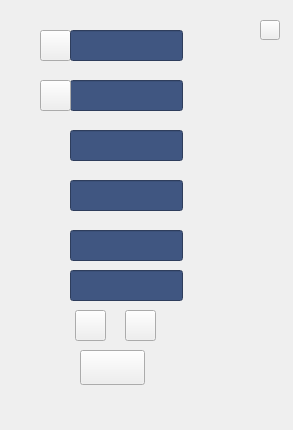
<?xml version="1.0" encoding="UTF-8"?>
<ui version="4.0">
 <class>widget3_7</class>
 <widget class="QWidget" name="widget3_7">
  <property name="geometry">
   <rect>
    <x>0</x>
    <y>0</y>
    <width>293</width>
    <height>430</height>
   </rect>
  </property>
  <property name="windowTitle">
   <string>Form</string>
  </property>
  <widget class="QFrame" name="frame">
   <property name="geometry">
    <rect>
     <x>0</x>
     <y>0</y>
     <width>293</width>
     <height>430</height>
    </rect>
   </property>
   <property name="frameShape">
    <enum>QFrame::NoFrame</enum>
   </property>
   <property name="frameShadow">
    <enum>QFrame::Plain</enum>
   </property>
   <property name="lineWidth">
    <number>0</number>
   </property>
   <widget class="MyLineEdit" name="edit_4">
    <property name="geometry">
     <rect>
      <x>70</x>
      <y>180</y>
      <width>113</width>
      <height>31</height>
     </rect>
    </property>
    <property name="sizePolicy">
     <sizepolicy hsizetype="Ignored" vsizetype="Ignored">
      <horstretch>0</horstretch>
      <verstretch>0</verstretch>
     </sizepolicy>
    </property>
    <property name="font">
     <font>
      <family>微软雅黑</family>
      <pointsize>12</pointsize>
     </font>
    </property>
    <property name="styleSheet">
     <string notr="true">color: rgb(255, 255, 255);
background-color: rgb(64, 86, 129);</string>
    </property>
    <property name="alignment">
     <set>Qt::AlignRight|Qt::AlignTrailing|Qt::AlignVCenter</set>
    </property>
   </widget>
   <widget class="MyLineEdit" name="edit_2">
    <property name="geometry">
     <rect>
      <x>70</x>
      <y>80</y>
      <width>113</width>
      <height>31</height>
     </rect>
    </property>
    <property name="sizePolicy">
     <sizepolicy hsizetype="Ignored" vsizetype="Ignored">
      <horstretch>0</horstretch>
      <verstretch>0</verstretch>
     </sizepolicy>
    </property>
    <property name="font">
     <font>
      <family>微软雅黑</family>
      <pointsize>12</pointsize>
     </font>
    </property>
    <property name="styleSheet">
     <string notr="true">color: rgb(255, 255, 255);
background-color: rgb(64, 86, 129);</string>
    </property>
    <property name="alignment">
     <set>Qt::AlignRight|Qt::AlignTrailing|Qt::AlignVCenter</set>
    </property>
   </widget>
   <widget class="QPushButton" name="bt_l_2">
    <property name="geometry">
     <rect>
      <x>40</x>
      <y>80</y>
      <width>31</width>
      <height>31</height>
     </rect>
    </property>
    <property name="sizePolicy">
     <sizepolicy hsizetype="Ignored" vsizetype="Ignored">
      <horstretch>0</horstretch>
      <verstretch>0</verstretch>
     </sizepolicy>
    </property>
    <property name="text">
     <string/>
    </property>
   </widget>
   <widget class="MyLineEdit" name="edit_3">
    <property name="geometry">
     <rect>
      <x>70</x>
      <y>130</y>
      <width>113</width>
      <height>31</height>
     </rect>
    </property>
    <property name="sizePolicy">
     <sizepolicy hsizetype="Ignored" vsizetype="Ignored">
      <horstretch>0</horstretch>
      <verstretch>0</verstretch>
     </sizepolicy>
    </property>
    <property name="font">
     <font>
      <family>微软雅黑</family>
      <pointsize>12</pointsize>
     </font>
    </property>
    <property name="styleSheet">
     <string notr="true">color: rgb(255, 255, 255);
background-color: rgb(64, 86, 129);</string>
    </property>
    <property name="alignment">
     <set>Qt::AlignRight|Qt::AlignTrailing|Qt::AlignVCenter</set>
    </property>
   </widget>
   <widget class="MyLineEdit" name="edit_5">
    <property name="geometry">
     <rect>
      <x>70</x>
      <y>230</y>
      <width>113</width>
      <height>31</height>
     </rect>
    </property>
    <property name="sizePolicy">
     <sizepolicy hsizetype="Ignored" vsizetype="Ignored">
      <horstretch>0</horstretch>
      <verstretch>0</verstretch>
     </sizepolicy>
    </property>
    <property name="font">
     <font>
      <family>微软雅黑</family>
      <pointsize>12</pointsize>
     </font>
    </property>
    <property name="styleSheet">
     <string notr="true">color: rgb(255, 255, 255);
background-color: rgb(64, 86, 129);</string>
    </property>
    <property name="alignment">
     <set>Qt::AlignRight|Qt::AlignTrailing|Qt::AlignVCenter</set>
    </property>
   </widget>
   <widget class="QPushButton" name="bt_l_1">
    <property name="geometry">
     <rect>
      <x>40</x>
      <y>30</y>
      <width>31</width>
      <height>31</height>
     </rect>
    </property>
    <property name="sizePolicy">
     <sizepolicy hsizetype="Ignored" vsizetype="Ignored">
      <horstretch>0</horstretch>
      <verstretch>0</verstretch>
     </sizepolicy>
    </property>
    <property name="text">
     <string/>
    </property>
   </widget>
   <widget class="MyLineEdit" name="edit_1">
    <property name="geometry">
     <rect>
      <x>70</x>
      <y>30</y>
      <width>113</width>
      <height>31</height>
     </rect>
    </property>
    <property name="sizePolicy">
     <sizepolicy hsizetype="Ignored" vsizetype="Ignored">
      <horstretch>0</horstretch>
      <verstretch>0</verstretch>
     </sizepolicy>
    </property>
    <property name="font">
     <font>
      <family>微软雅黑</family>
      <pointsize>12</pointsize>
     </font>
    </property>
    <property name="styleSheet">
     <string notr="true">color: rgb(255, 255, 255);
background-color: rgb(64, 86, 129);</string>
    </property>
    <property name="alignment">
     <set>Qt::AlignRight|Qt::AlignTrailing|Qt::AlignVCenter</set>
    </property>
   </widget>
   <widget class="QPushButton" name="bt_b_0">
    <property name="geometry">
     <rect>
      <x>80</x>
      <y>350</y>
      <width>65</width>
      <height>35</height>
     </rect>
    </property>
    <property name="sizePolicy">
     <sizepolicy hsizetype="Ignored" vsizetype="Ignored">
      <horstretch>0</horstretch>
      <verstretch>0</verstretch>
     </sizepolicy>
    </property>
    <property name="text">
     <string/>
    </property>
   </widget>
   <widget class="QPushButton" name="bt_close">
    <property name="geometry">
     <rect>
      <x>260</x>
      <y>20</y>
      <width>20</width>
      <height>20</height>
     </rect>
    </property>
    <property name="sizePolicy">
     <sizepolicy hsizetype="Ignored" vsizetype="Ignored">
      <horstretch>0</horstretch>
      <verstretch>0</verstretch>
     </sizepolicy>
    </property>
    <property name="text">
     <string/>
    </property>
   </widget>
   <widget class="QPushButton" name="bt_clock">
    <property name="geometry">
     <rect>
      <x>125</x>
      <y>310</y>
      <width>31</width>
      <height>31</height>
     </rect>
    </property>
    <property name="sizePolicy">
     <sizepolicy hsizetype="Ignored" vsizetype="Ignored">
      <horstretch>0</horstretch>
      <verstretch>0</verstretch>
     </sizepolicy>
    </property>
    <property name="focusPolicy">
     <enum>Qt::NoFocus</enum>
    </property>
    <property name="text">
     <string/>
    </property>
   </widget>
   <widget class="QPushButton" name="bt_anticlock">
    <property name="geometry">
     <rect>
      <x>75</x>
      <y>310</y>
      <width>31</width>
      <height>31</height>
     </rect>
    </property>
    <property name="sizePolicy">
     <sizepolicy hsizetype="Ignored" vsizetype="Ignored">
      <horstretch>0</horstretch>
      <verstretch>0</verstretch>
     </sizepolicy>
    </property>
    <property name="focusPolicy">
     <enum>Qt::NoFocus</enum>
    </property>
    <property name="text">
     <string/>
    </property>
   </widget>
   <widget class="MyLineEdit" name="edit_6">
    <property name="geometry">
     <rect>
      <x>70</x>
      <y>270</y>
      <width>113</width>
      <height>31</height>
     </rect>
    </property>
    <property name="sizePolicy">
     <sizepolicy hsizetype="Ignored" vsizetype="Ignored">
      <horstretch>0</horstretch>
      <verstretch>0</verstretch>
     </sizepolicy>
    </property>
    <property name="font">
     <font>
      <family>微软雅黑</family>
      <pointsize>12</pointsize>
     </font>
    </property>
    <property name="styleSheet">
     <string notr="true">color: rgb(255, 255, 255);
background-color: rgb(64, 86, 129);</string>
    </property>
    <property name="alignment">
     <set>Qt::AlignRight|Qt::AlignTrailing|Qt::AlignVCenter</set>
    </property>
   </widget>
  </widget>
 </widget>
 <customwidgets>
  <customwidget>
   <class>MyLineEdit</class>
   <extends>QLineEdit</extends>
   <header>mylineedit.h</header>
  </customwidget>
 </customwidgets>
 <resources/>
 <connections/>
</ui>
